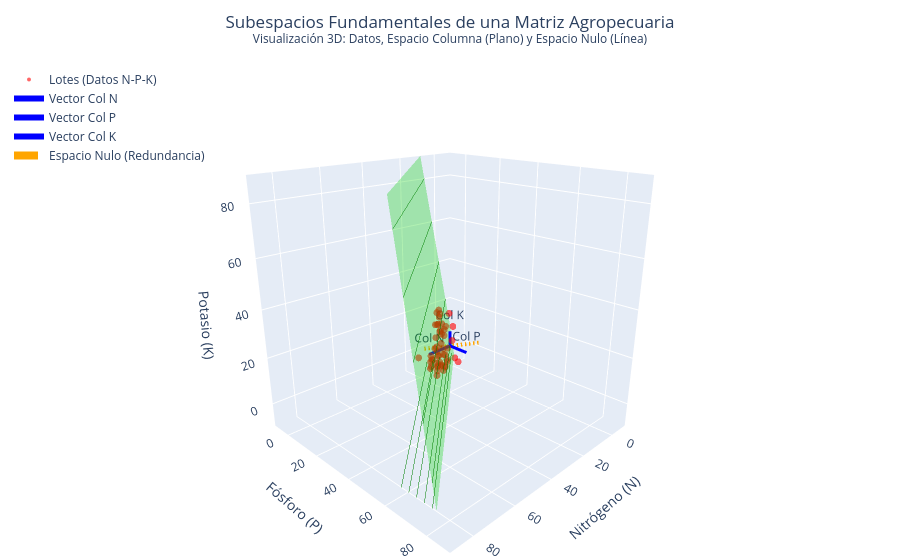

Notebook code cell kept with this figure:
### Code cell
# ==============================================================================
# 3. CREACIÓN DE LA ESCENA 3D CON PLOTLY
# ==============================================================================
fig = go.Figure()

# --- TRAZADO 1: Datos Originales (Lotes de tierra) ---
fig.add_trace(go.Scatter3d(
    x=df['Nitrógeno (N)'], y=df['Fósforo (P)'], z=df['Potasio (K)'],
    mode='markers',
    marker=dict(size=4, color='red', opacity=0.6),
    name='Lotes (Datos N-P-K)'
))

# --- TRAZADO 2: Vectores Columna (Variables) ---
# Mostramos cómo las variables definen ejes de información
origins = np.zeros((3, 3))
ends = np.array([col_v1, col_v2, col_v3]) / 2 # Escalados para visibilidad

for i, name in enumerate(['Col N', 'Col P', 'Col K']):
    fig.add_trace(go.Scatter3d(
        x=[0, ends[i,0]], y=[0, ends[i,1]], z=[0, ends[i,2]],
        mode='lines+text',
        line=dict(color='blue', width=6),
        text=["", name], textposition="top center",
        name=f'Vector {name}',
        showlegend=True
    ))

# --- TRAZADO 3: Espacio Columna (El Plano de la Información) ---
# Generamos un plano que pasa por el origen y sigue la base del Espacio Columna
surf_range = np.linspace(-30, 80, 20)
X_surf, Y_surf = np.meshgrid(surf_range, surf_range)

# Ecuación del plano: n1*x + n2*y + n3*z = 0 (usamos el vector nulo como normal)
normal = null_space_vec
if normal[2] != 0:
    Z_surf = (-normal[0] * X_surf - normal[1] * Y_surf) / normal[2]
else:
    Z_surf = np.zeros_like(X_surf) # Fallback si Z es cero

fig.add_trace(go.Surface(
    x=X_surf, y=Y_surf, z=Z_surf,
    colorscale=[[0, 'lime'], [1, 'lime']],
    opacity=0.3,
    showscale=False,
    name='Espacio Columna (Plano)',
    contours=dict(z=dict(show=True, color='green', project=dict(z=True)))
))

# --- TRAZADO 4: Espacio Nulo (La Línea de Redundancia) ---
# Una línea que sigue la dirección del vector nulo
scale_null = 50
fig.add_trace(go.Scatter3d(
    x=[-scale_null * null_space_vec[0], scale_null * null_space_vec[0]],
    y=[-scale_null * null_space_vec[1], scale_null * null_space_vec[1]],
    z=[-scale_null * null_space_vec[2], scale_null * null_space_vec[2]],
    mode='lines',
    line=dict(color='orange', width=8, dash='dash'),
    name='Espacio Nulo (Redundancia)'
))

# ==============================================================================
# 4. CONFIGURACIÓN DEL DISEÑO (Layout)
# ==============================================================================
fig.update_layout(
    title=dict(
        text="Subespacios Fundamentales de una Matriz Agropecuaria<br><sup>Visualización 3D: Datos, Espacio Columna (Plano) y Espacio Nulo (Línea)</sup>",
        x=0.5, y=0.95
    ),
    scene=dict(
        xaxis_title='Nitrógeno (N)',
        yaxis_title='Fósforo (P)',
        zaxis_title='Potasio (K)',
        xaxis=dict(range=[-10, 90]),
        yaxis=dict(range=[-10, 90]),
        zaxis=dict(range=[-10, 90]),
        camera=dict(eye=dict(x=1.5, y=1.5, z=0.8)) # Ángulo de visión inicial
    ),
    margin=dict(l=0, r=0, b=0, t=60),
    legend=dict(yanchor="top", y=0.99, xanchor="left", x=0.01)
)

# Mostrar la imagen
fig.show()
fig.write_image(r"C:\Users\marco\Downloads\visualizacion_subespacios_agropecuarios.png")

### Figure 1 — Plotly figure (JSON) as saved in the notebook; plotly's stock layout.template omitted (floating-point values rounded to 4 significant figures; data arrays with more than 128 entries replaced by an {"elided": "..."} marker saying what was removed)
{"data": [{"marker": {"color": "red", "opacity": 0.6, "size": 4}, "mode": "markers", "name": "Lotes (Datos N-P-K)", "type": "scatter3d", "x": [26.46, 48.37, 39.05, 33.34, 13.28, 14.8, 11.4, 46.76, 34.73, 34.8, 11.47, 48.03, 41.94, 19.72, 19.33, 19.2, 20.49, 30.37, 27.94, 23.6, 33.52, 15.21, 19.47, 22.26, 29.87, 44.12, 17.84, 32.58, 34.42, 10.57, 35.02, 19.9, 12.53, 51.08, 43.39, 43.98, 22.36, 13.31, 37.55, 23.63, 14.44, 30.52, 14.33, 45.34, 18.73, 35.5, 24.3, 31.46, 30.81, 18.42], "y": [20.28, 41.33, 29.32, 26.17, 11.82, 8.601, 10.75, 36.5, 27.25, 29.95, 4.413, 37.78, 33.61, 12.39, 13.33, 15.08, 23.39, 25.32, 22.59, 17.1, 21.82, 12.38, 17.53, 27.11, 22.02, 34.03, 14.29, 20.95, 30.39, 11.74, 29.81, 10.73, 14.29, 34.16, 40.66, 40.44, 14.78, 9.427, 30.19, 20.57, 7.253, 24.05, 5.914, 38.52, 13.52, 33.85, 15.62, 23.68, 27.94, 10.22], "z": [21.34, 16.1, 15.59, 9.837, 6.862, 22.94, 23.01, 17.66, 11.78, 11.98, 19.52, 22.94, 22.74, 20.6, 17.84, 6.683, 8.233, 22.97, 17.13, 5.184, 7.029, 18.27, 5.101, 8.216, 15.97, 18.84, 18.04, 9.485, 19.24, 9.745, 11.51, 19.93, 17.99, 21.98, 18.15, 16.37, 6.873, 12.35, 10.3, 9.88, 24.46, 12.86, 22.84, 17.62, 20.9, 15.05, 16.54, 14.85, 8.905, 19.45]}, {"line": {"color": "blue", "width": 6}, "mode": "lines+text", "name": "Vector Col N", "showlegend": true, "text": ["", "Col N"], "textposition": "top center", "type": "scatter3d", "x": [0, 13.92], "y": [0, 0], "z": [0, 0]}, {"line": {"color": "blue", "width": 6}, "mode": "lines+text", "name": "Vector Col P", "showlegend": true, "text": ["", "Col P"], "textposition": "top center", "type": "scatter3d", "x": [0, 0], "y": [0, 11.05], "z": [0, 0]}, {"line": {"color": "blue", "width": 6}, "mode": "lines+text", "name": "Vector Col K", "showlegend": true, "text": ["", "Col K"], "textposition": "top center", "type": "scatter3d", "x": [0, 0], "y": [0, 0], "z": [0, 7.697]}, {"colorscale": [[0, "lime"], [1, "lime"]], "contours": {"z": {"color": "green", "project": {"z": true}, "show": true}}, "name": "Espacio Columna (Plano)", "opacity": 0.3, "showscale": false, "type": "surface", "x": {"elided": "20x20 float values"}, "y": {"elided": "20x20 float values"}, "z": {"elided": "20x20 float values"}}, {"line": {"color": "orange", "dash": "dash", "width": 8}, "mode": "lines", "name": "Espacio Nulo (Redundancia)", "type": "scatter3d", "x": [-33.08, 33.08], "y": [36.8, -36.8], "z": [7.152, -7.152]}], "layout": {"legend": {"x": 0.01, "xanchor": "left", "y": 0.99, "yanchor": "top"}, "margin": {"b": 0, "l": 0, "r": 0, "t": 60}, "scene": {"camera": {"eye": {"x": 1.5, "y": 1.5, "z": 0.8}}, "xaxis": {"range": [-10, 90], "title": {"text": "Nitrógeno (N)"}}, "yaxis": {"range": [-10, 90], "title": {"text": "Fósforo (P)"}}, "zaxis": {"range": [-10, 90], "title": {"text": "Potasio (K)"}}}, "title": {"text": "Subespacios Fundamentales de una Matriz Agropecuaria<br><sup>Visualización 3D: Datos, Espacio Columna (Plano) y Espacio Nulo (Línea)</sup>", "x": 0.5, "y": 0.95}}}
